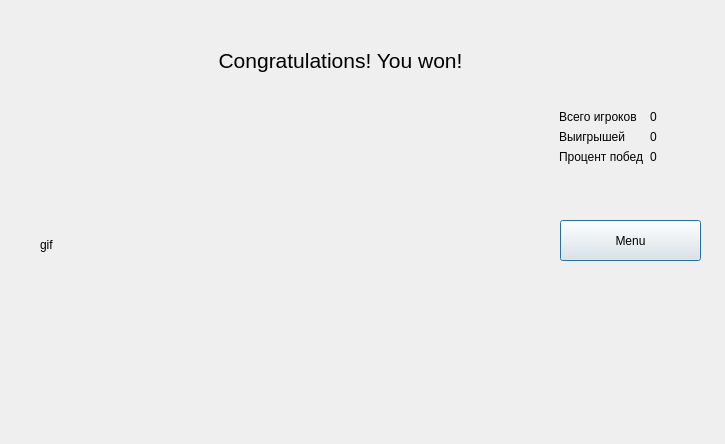
<?xml version="1.0" encoding="UTF-8"?>
<ui version="4.0">
 <class>Dialog</class>
 <widget class="QDialog" name="Dialog">
  <property name="geometry">
   <rect>
    <x>0</x>
    <y>0</y>
    <width>725</width>
    <height>444</height>
   </rect>
  </property>
  <property name="windowTitle">
   <string>Dialog</string>
  </property>
  <widget class="QLabel" name="textLabel">
   <property name="geometry">
    <rect>
     <x>160</x>
     <y>40</y>
     <width>361</width>
     <height>41</height>
    </rect>
   </property>
   <property name="font">
    <font>
     <pointsize>16</pointsize>
    </font>
   </property>
   <property name="text">
    <string>Congratulations! You won!</string>
   </property>
   <property name="alignment">
    <set>Qt::AlignCenter</set>
   </property>
  </widget>
  <widget class="QLabel" name="gifLabel">
   <property name="geometry">
    <rect>
     <x>40</x>
     <y>110</y>
     <width>480</width>
     <height>270</height>
    </rect>
   </property>
   <property name="text">
    <string>gif</string>
   </property>
  </widget>
  <widget class="QWidget" name="formLayoutWidget">
   <property name="geometry">
    <rect>
     <x>559</x>
     <y>110</y>
     <width>141</width>
     <height>80</height>
    </rect>
   </property>
   <layout class="QFormLayout" name="formLayout">
    <item row="0" column="0">
     <widget class="QLabel" name="playersLabel">
      <property name="text">
       <string>Всего игроков</string>
      </property>
     </widget>
    </item>
    <item row="0" column="1">
     <widget class="QLabel" name="players">
      <property name="text">
       <string>0</string>
      </property>
     </widget>
    </item>
    <item row="1" column="0">
     <widget class="QLabel" name="wonLabel">
      <property name="text">
       <string>Выигрышей</string>
      </property>
     </widget>
    </item>
    <item row="1" column="1">
     <widget class="QLabel" name="won">
      <property name="text">
       <string>0</string>
      </property>
     </widget>
    </item>
    <item row="2" column="0">
     <widget class="QLabel" name="percentLabel">
      <property name="text">
       <string>Процент побед</string>
      </property>
     </widget>
    </item>
    <item row="2" column="1">
     <widget class="QLabel" name="persent">
      <property name="text">
       <string>0</string>
      </property>
     </widget>
    </item>
   </layout>
  </widget>
  <widget class="QPushButton" name="menuButton">
   <property name="geometry">
    <rect>
     <x>560</x>
     <y>220</y>
     <width>141</width>
     <height>41</height>
    </rect>
   </property>
   <property name="text">
    <string>Menu</string>
   </property>
  </widget>
 </widget>
 <resources/>
 <connections/>
</ui>
